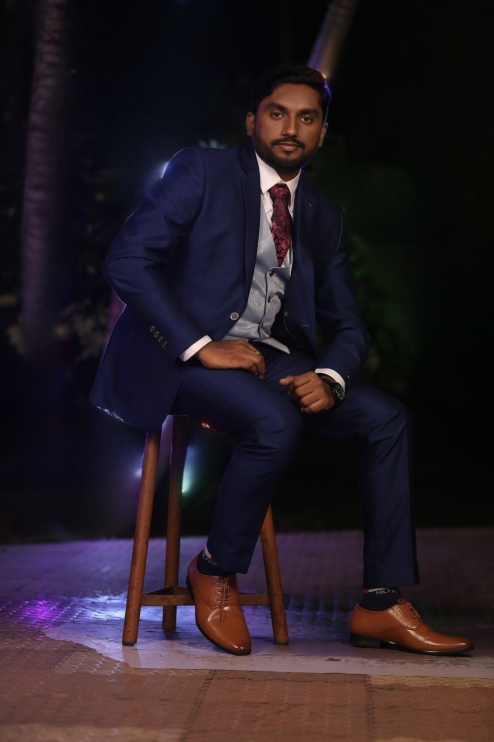
#> input picture python/assets/profile.png, 988 x 1484 px (shown at 1/2 size)
$ python alchemy.py
#> lines starting #> are read from the running program, lines starting #| are printed output that depends on the picture
from PIL import Image

img = Image.open("../assets/profile.png")
#> img is the input picture: PIL image 988x1484 RGBA; mean R, G, B, A 37.7, 28.5, 35.5, 255

rgb_image = img.convert("RGB")

# Resize the image
resized_image = rgb_image.resize((600, 400))
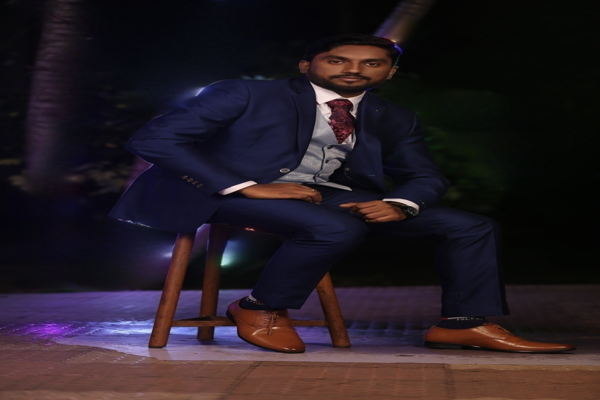
#> resized_image: PIL image 600x400 RGB; mean R, G, B 37.7, 28.5, 35.5

resized_image.save("resized_profile.png")


# Resize the image while maintaining the aspect ratio
img.thumbnail((600, 400))
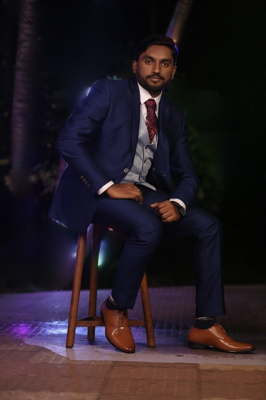
#> img: PIL image 266x400 RGBA; mean R, G, B, A 37.7, 28.5, 35.5, 255

# Save the resized image to a file
img.save("thumbnail_image.png")
